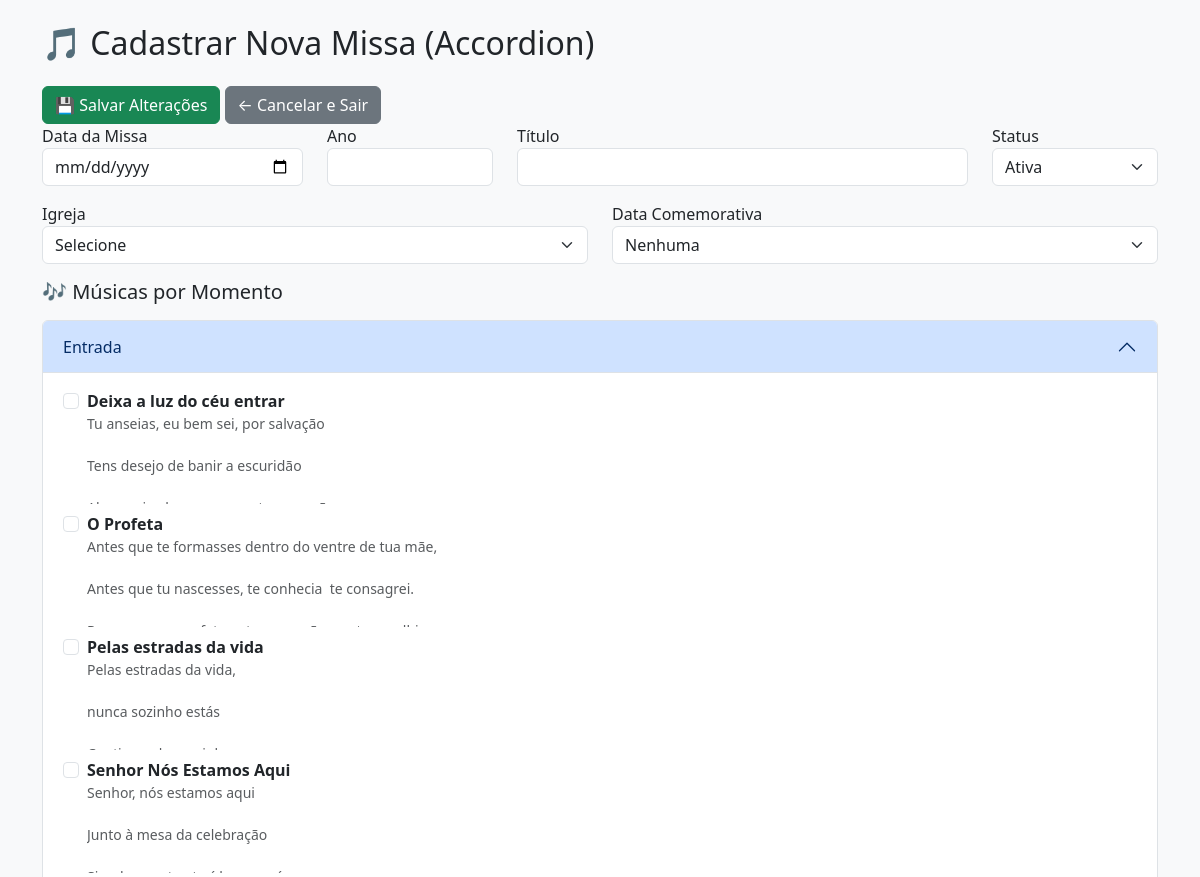
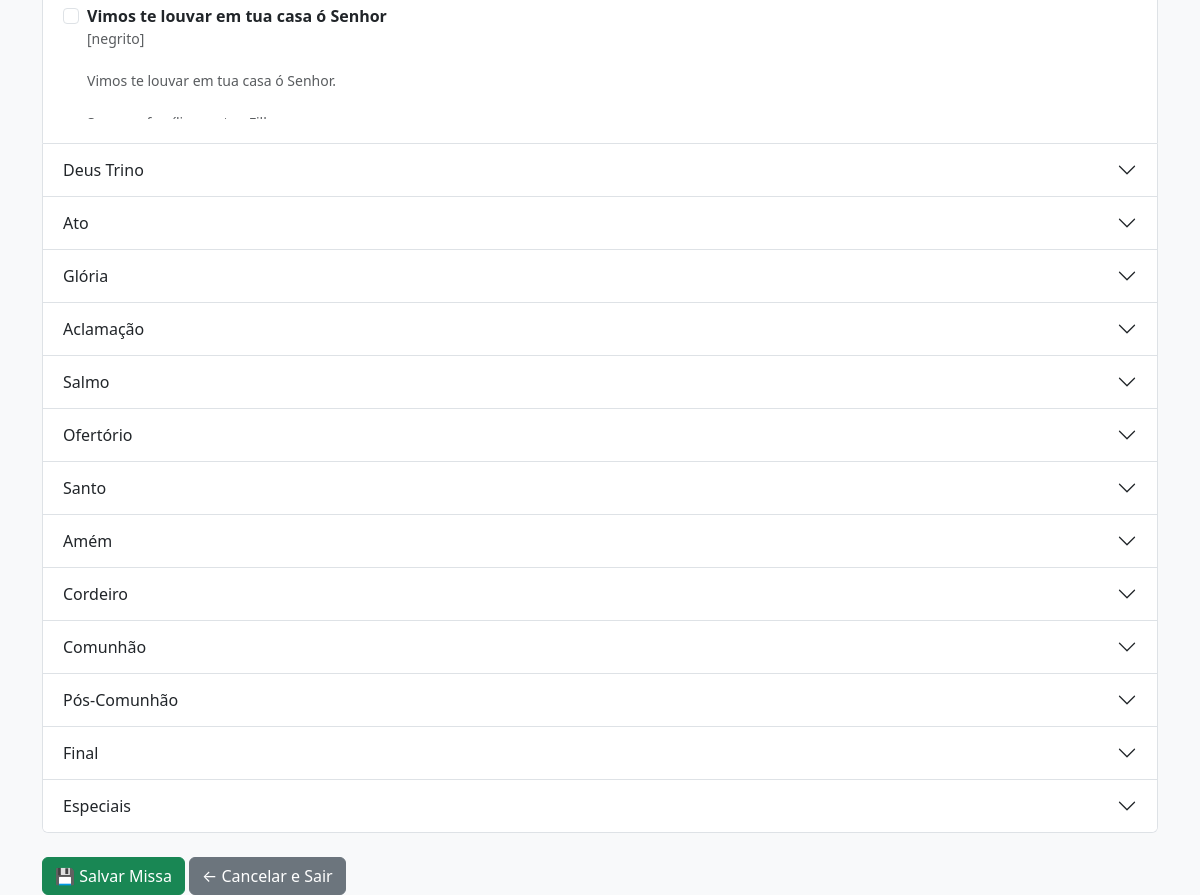
The app's page /admin/missas_form_accordion.php with its own data (2 pictures, top to bottom).
### tables this page shows
CREATE TABLE IF NOT EXISTS `tbmomentosmissa` (
  `idMomento` int(11) NOT NULL AUTO_INCREMENT,
  `DescMomento` varchar(50) DEFAULT NULL,
  `OrdemDeExecucao` char(4) DEFAULT NULL,
  PRIMARY KEY (`idMomento`)
);

CREATE TABLE IF NOT EXISTS `tbmusica` (
  `idMusica` int(11) NOT NULL AUTO_INCREMENT,
  `NomeMusica` varchar(200) DEFAULT NULL,
  `Musica` varchar(1000) DEFAULT NULL,
  PRIMARY KEY (`idMusica`),
  UNIQUE KEY `NomeMusica` (`NomeMusica`)
);

### admin/missas_form_accordion.php (the view, shortened to what this page needs)
<?php
include_once("../conexao.php");
$momentos = $conn->query("SELECT idMomento, DescMomento FROM tbMomentosMissa ORDER BY OrdemDeExecucao")->fetch_all(MYSQLI_ASSOC);
$musicasPorMomento = [];
foreach ($momentos as $momento) {
    $id = $momento['idMomento'];
    $sql = "
    SELECT m.idMusica, m.NomeMusica, m.Musica
    FROM tbMusicaMomentoMissa mm
    JOIN tbMusica m ON m.idMusica = mm.idMusica
    WHERE mm.idMomento = $id
    ORDER BY m.NomeMusica";
    $musicasPorMomento[$id] = $conn->query($sql)->fetch_all(MYSQLI_ASSOC);
}
?>
<!DOCTYPE html>
<html lang="pt-br">
<head>
  <link href="https://cdn.jsdelivr.net/npm/bootstrap@5.3.0/dist/css/bootstrap.min.css" rel="stylesheet">
</head>
<body class="bg-light">
<div class="container mt-4">
  <h2>🎵 Cadastrar Nova Missa (Accordion)</h2>
    <div class="mt-4">
      <button type="submit" name="salvar" class="btn btn-success">💾 Salvar Alterações</button>
      <a href="missas.php" class="btn btn-secondary">← Cancelar e Sair</a>
    </div>
  <form method="post">
    <div class="row mb-3">
      <div class="col-md-3">
        <label>Data da Missa</label>
        <input type="date" name="DataMissa" class="form-control" required>
      </div>
      <div class="col-md-2">
        <label>Ano</label>
        <input type="text" name="AnoMissa" class="form-control" required>
      </div>
      <div class="col-md-5">
        <label>Título</label>
        <input type="text" name="TituloMissa" class="form-control">
      </div>
      <div class="col-md-2">
        <label>Status</label>
        <select name="Status" class="form-select">
          <option value="1">Ativa</option>
        </select>
      </div>
    </div>
    <div class="row mb-3">
      <div class="col-md-6">
        <label>Igreja</label>
        <select name="idIgreja" class="form-select" required>
          <option value="">Selecione</option>
        </select>
      </div>
      <div class="col-md-6">
        <label>Data Comemorativa</label>
        <select name="idDataComemorativa" class="form-select">
          <option value="">Nenhuma</option>
        </select>
      </div>
    </div>
    <h5 class="mb-3">🎶 Músicas por Momento</h5>
    <div class="accordion" id="accordionMusicas">
      <?php foreach ($momentos as $index => $mom): ?>
        <?php $musicas = $musicasPorMomento[$mom['idMomento']] ?? []; ?>
        <?php if (count($musicas) > 0): ?>
        <div class="accordion-item">
          <h2 class="accordion-header" id="heading<?= $index ?>">
            <button class="accordion-button <?= $index > 0 ? 'collapsed' : '' ?>" type="button" data-bs-toggle="collapse" data-bs-target="#collapse<?= $index ?>">
              <?= $mom['DescMomento'] ?>
            </button>
          </h2>
          <div id="collapse<?= $index ?>" class="accordion-collapse collapse <?= $index === 0 ? 'show' : '' ?>" data-bs-parent="#accordionMusicas">
            <div class="accordion-body">
              <?php foreach ($musicas as $mus):
                $value = $mus['idMusica'] . '_' . $mom['idMomento']; ?>
                <div class="form-check mb-2">
                  <input class="form-check-input" type="checkbox" name="musicas[]" value="<?= $value ?>" id="mus<?= $value ?>">
                  <label class="form-check-label fw-bold" for="mus<?= $value ?>"><?= htmlspecialchars($mus['NomeMusica']) ?></label>
                  <div class="preview-musica text-muted small"><?= nl2br(htmlspecialchars(substr($mus['Musica'], 0, 500))) ?></div>
                </div>
              <?php endforeach; ?>
            </div>
          </div>
        </div>
        <?php endif; ?>
      <?php endforeach; ?>
    </div>
    <div class="mt-4">
      <button type="submit" name="salvar" class="btn btn-success">💾 Salvar Missa</button>
      <a href="missas.php" class="btn btn-secondary">← Cancelar e Sair</a>
    </div>
  </form>
</div>
</body>
</html>

### admin/missas_form_accordion.php (style rules this page uses)
.preview-musica { max-height: 6.5em; overflow: hidden; white-space: pre-wrap; font-family: inherit; }

### records on screen
tbmomentosmissa: DescMomento "Entrada"
tbmusica: NomeMusica "Deixa a luz do céu entrar", Musica "Tu anseias, eu bem sei, por salvação Tens desejo de banir a escuridão"
tbmusica: NomeMusica "O Profeta", Musica "Antes que te formasses dentro do ventre de tua mãe, Antes que tu nascesses, te conhecia te consagrei."
tbmusica: NomeMusica "Pelas estradas da vida", Musica "Pelas estradas da vida, nunca sozinho estás"
tbmusica: NomeMusica "Senhor Nós Estamos Aqui", Musica "Senhor, nós estamos aqui Junto à mesa da celebração"
tbmusica: NomeMusica "Vimos te louvar em tua casa ó Senhor", Musica "[negrito] Vimos te louvar em tua casa ó Senhor."
tbmomentosmissa: DescMomento "Deus Trino"
tbmomentosmissa: DescMomento "Ato"
tbmomentosmissa: DescMomento "Glória"
tbmomentosmissa: DescMomento "Aclamação"
tbmomentosmissa: DescMomento "Salmo"
tbmomentosmissa: DescMomento "Ofertório"
tbmomentosmissa: DescMomento "Santo"
tbmomentosmissa: DescMomento "Amém"
tbmomentosmissa: DescMomento "Cordeiro"
tbmomentosmissa: DescMomento "Comunhão"
tbmomentosmissa: DescMomento "Pós-Comunhão"
tbmomentosmissa: DescMomento "Final"
tbmomentosmissa: DescMomento "Especiais"
